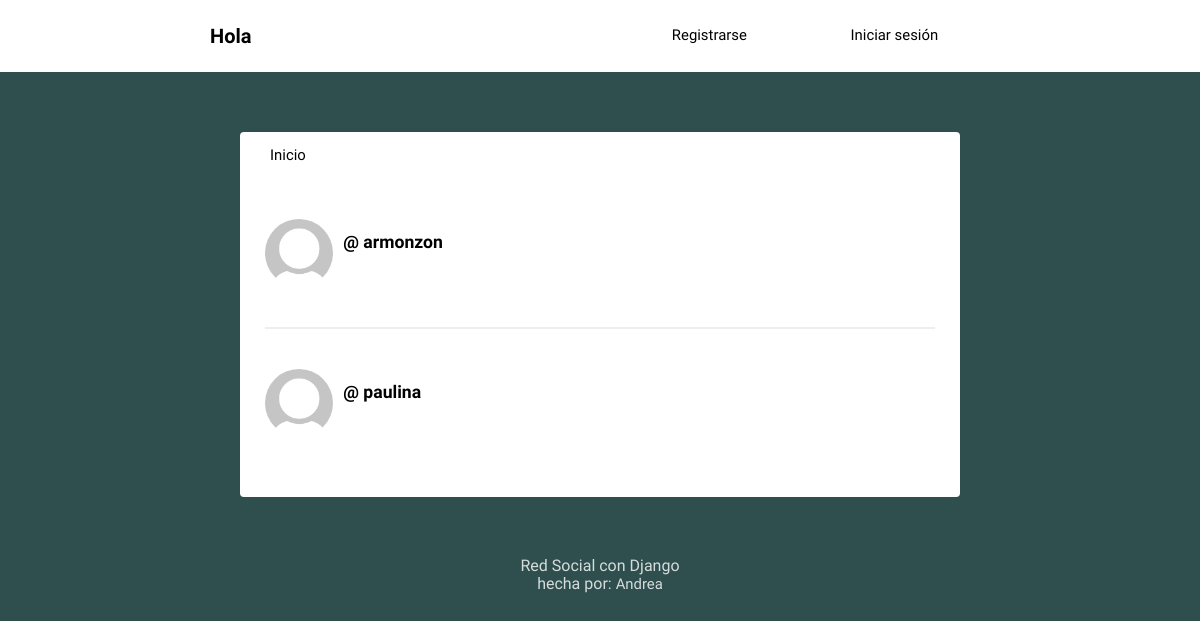
Screenshot of /seguidores/ with the database file from the repository.
### social/models.py (models this page shows, shortened)
class Relationship(models.Model):
	from_user = models.ForeignKey(User, related_name='relationships', on_delete=models.CASCADE)
	to_user = models.ForeignKey(User, related_name='related_to', on_delete=models.CASCADE)
	class Meta:
		indexes = [
		models.Index(fields=['from_user', 'to_user',]),
		]

class Profile(models.Model):
    usuario = models.OneToOneField(User,on_delete=models.CASCADE)
    imagen=models.ImageField(default='perfil1.png')

### social/views.py (the view)
# urls.py: path('seguidores/',views.misFollow,name='seguidores'),
def misFollow(request):
    seguidores= Relationship.objects.all()
    context={'seguidores':seguidores}
    return render(request,'social/seguidores.html',context)

### social/templates/social/seguidores.html
{% extends 'social/layout.html' %}
{% block content %}
{%for s in seguidores%}
    <article>
        <div class="container-article">
            <img src="{{s.from_user.profile.imagen.url}}">
            <div>
                <h2 class="username"><a href="{% url 'profile'  s.from_user.username %}">@ {{s.from_user.username}}</a></h2>
            </div>
        </div>
    </article>
{% endfor %}
{% endblock %}

### social/static/style.css (style rules this page uses)
body { background: #2F4F4F; font-size: 62.5%; font-family: 'Varela Round', Helvetica, Arial, serif; }
img { object-fit: cover; }
a { font-size: .93rem; text-decoration: none; color: black; }
article { width: 93%; margin: auto; padding: 40px 0; border-bottom: 2px solid #ECEEEF; }
.username { margin-bottom: .2rem; }
.username a { font-size: 1.1rem; }
.container-article { display: flex; }
.container-article img { height: 68px; width: 68px; margin-right: 10px; border-radius: 50%; }
article:last-child { border-bottom: 0; }

### rows the page displays
Relationship: from_user.profile.imagen (picture), from_user.username "armonzon"
Relationship: from_user.profile.imagen (picture), from_user.username "paulina"
